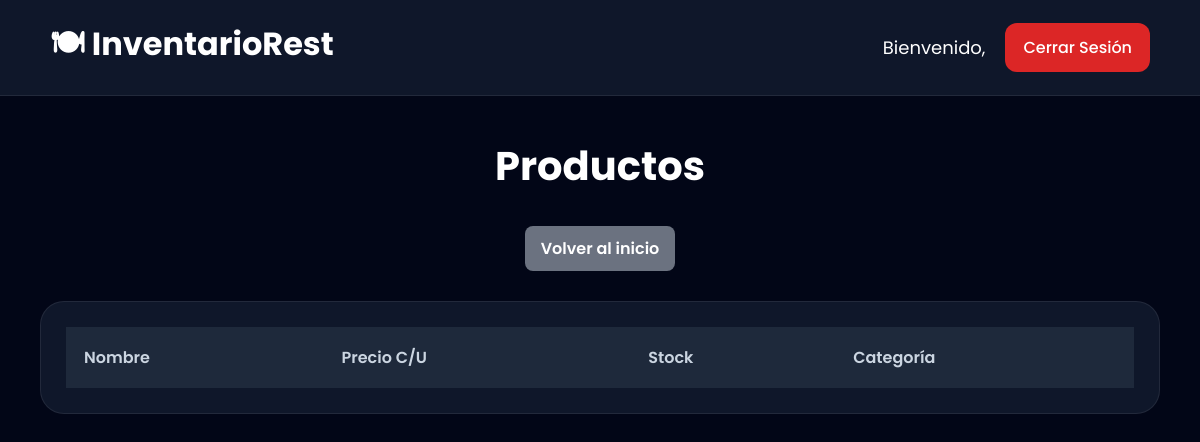
The app's page /productos/, older data.
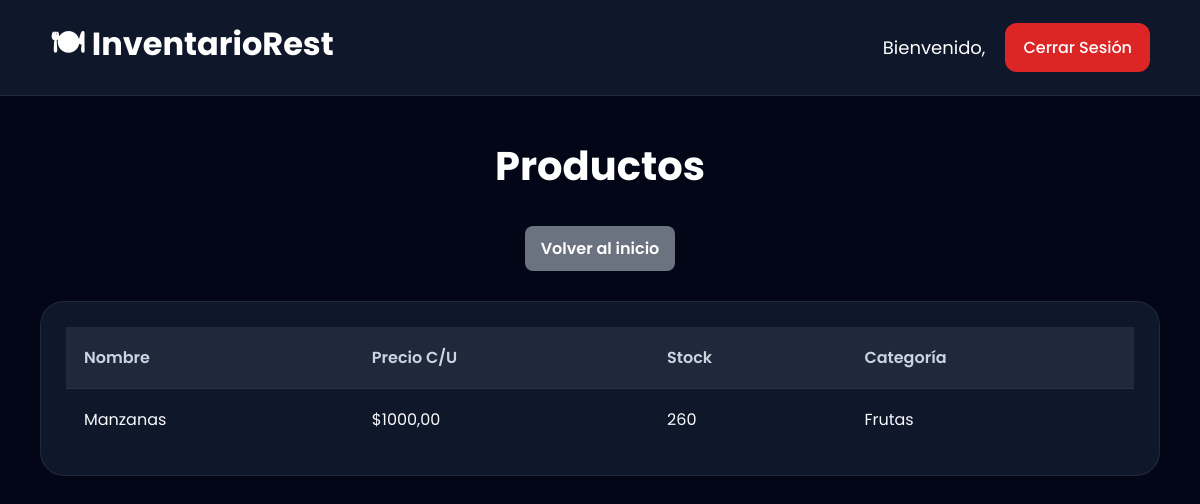
The same page, newer data.
### modulo/models.py (models this page shows, shortened)
class Producto(models.Model):
    nombre = models.CharField(
        max_length=100
    )
    descripcion = models.TextField(
        blank=True,
        null=True
    )
    precio = models.DecimalField(
        max_digits=10,
        decimal_places=2
    )
    stock_actual = models.IntegerField(
        default=0
    )
    categoria = models.ForeignKey(
        Categoria,
        on_delete=models.CASCADE
    )
    class Meta:
        verbose_name = "Producto"
        verbose_name_plural = "Productos"

class Categoria(models.Model):
    nombre = models.CharField(
        max_length=100
    )
    descripcion = models.TextField(
        blank=True,
        null=True
    )
    class Meta:
        verbose_name = "Categoria"
        verbose_name_plural = "Categorias"

### modulo/views.py (the view)
# urls.py: path('productos/', views.lista_productos, name='productos'),
def lista_productos(request):
    productos = Producto.objects.all()
    return render(
        request,
        'modulo/lista_productos.html',
        {
            'productos': productos
        }
    )

### modulo/templates/modulo/lista_productos.html (shortened to what this page needs)
{% extends 'modulo/base.html' %}
{% block content %}
<div class="products-page">
    <div class="products-header">
    <h1 class="page-title">
        Productos
    </h1>
    <div class="actions-group">
        <a href="{% url 'dashboard' %}"
           class="back-btn">
            Volver al inicio
        </a>
    </div>
</div>
</div>
    <div class="products-card">
        <table class="products-table">
            <thead>
                <tr>
                    <th>Nombre</th>
                    <th>Precio C/U</th>
                    <th>Stock</th>
                    <th>Categoría</th>
                </tr>
            </thead>
            <tbody>
                {% for producto in productos %}
                <tr>
                    <td>{{ producto.nombre }}</td>
                    <td>${{ producto.precio }}</td>
                    <td>{{ producto.stock_actual }}</td>
                    <td>{{ producto.categoria.nombre }}</td>
                </tr>
                {% endfor %}
            </tbody>
        </table>
    </div>
{% endblock %}

Row changes from the older to the newer data that the page shows:
added Producto: nombre "Manzanas", precio "1000,00", stock_actual "260", categoria.nombre "Frutas"
